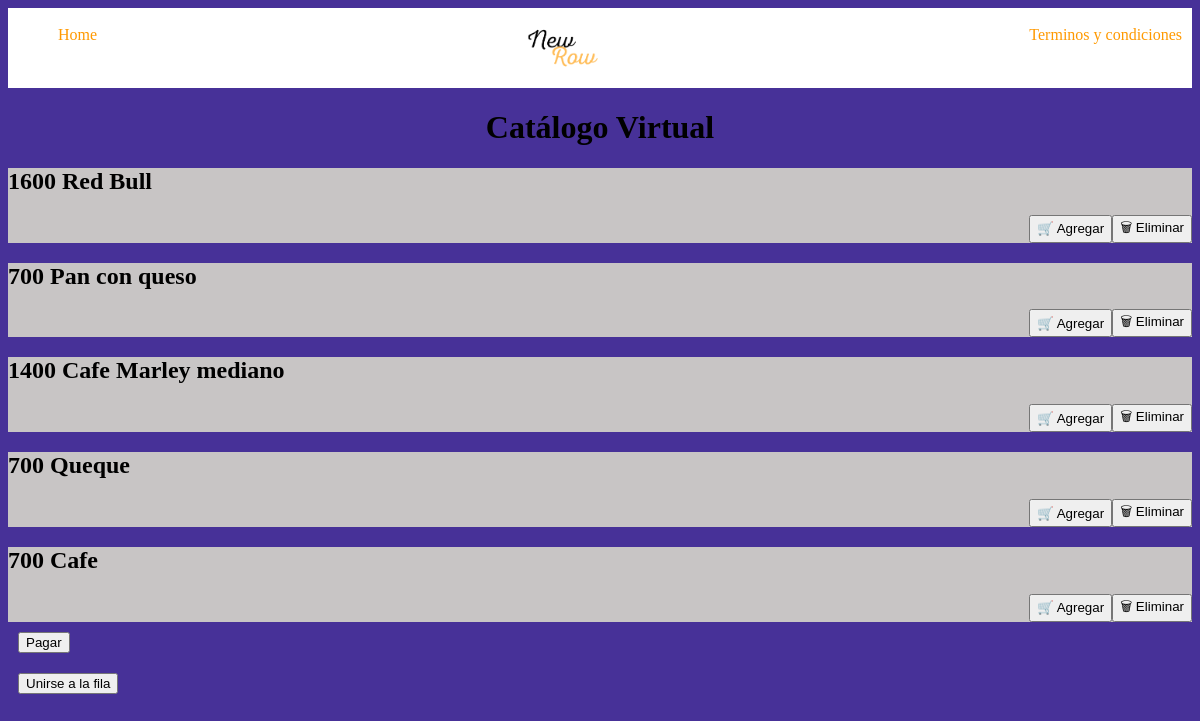
The app's page /tienda/ with its own data.
### Titulo/models.py (models this page shows, shortened)
class Productos(models.Model):
    name = models.CharField(max_length=200)
    tiempo = models.PositiveIntegerField()
    precio = models.PositiveIntegerField()
    tienda = models.ForeignKey(Tiendas, on_delete=models.CASCADE)

### Titulo/views.py (the view)
# urls.py: path("tienda/", views.catalogo, name="shop"),
def catalogo(request):
    productos = Productos.objects.all()
    return render(request, 'productos.html', {
        'productos': productos
    })

### Titulo/templates/productos.html
{% extends "layouts/base.html" %}
{% block content %}
<h1 class="title">
    Catálogo Virtual
</h1>
{% for p in productos %}
<div class="prod">
    <h2 class="space_p" > {{p.precio}} {{p.name}} </h2>
    <form class="caja">
        <button>
            🛒 Agregar
        </button>
        <button>
            🗑 Eliminar
        </button>
    </form>
</div>
{% endfor %}
<form action="{% url 'payment' %}" class="padding">
    <button>
        Pagar
    </button>
</form>
<form action="{% url 'row' %}" class="padding">
    <button>
        Unirse a la fila
    </button>
</form>
{% endblock %}

### Titulo/static/styles/main.css (style rules this page uses)
body { background: #473198; color: #eef596; }
.prod { background-color: rgb(200, 197, 197); color: black; flex-direction: row; }
.caja { width: 100%; display: flex; justify-content:right; }
.space_p { justify-content:space-between; display: flex; }
.title { color: black; display:flex; justify-content: center; }
.padding { padding: 10px; justify-content: left; }

### records on screen
Productos: precio "1600", name "Red Bull"
Productos: precio "700", name "Pan con queso"
Productos: precio "1400", name "Cafe Marley mediano"
Productos: precio "700", name "Queque"
Productos: precio "700", name "Cafe"
